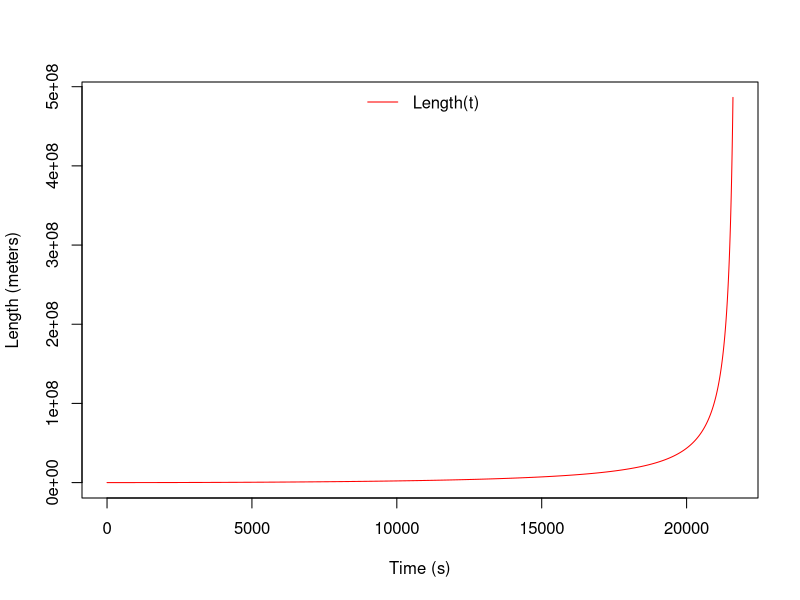
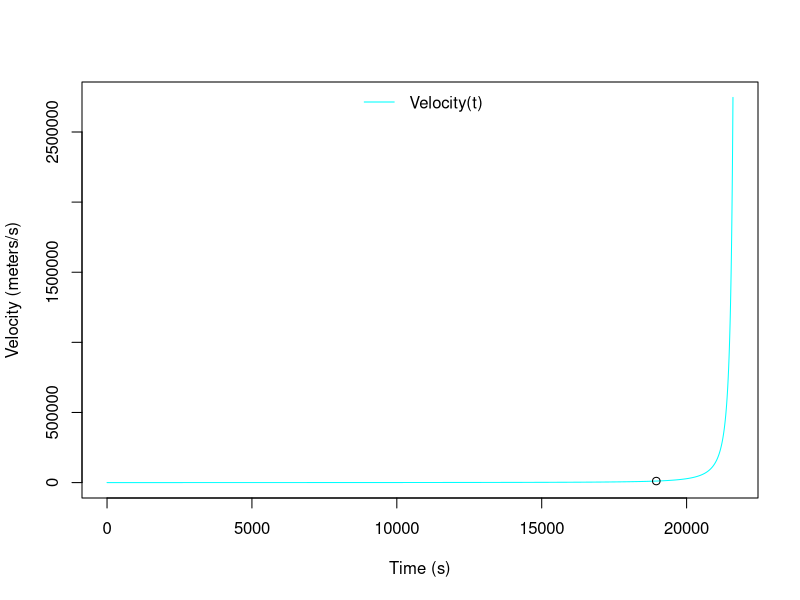
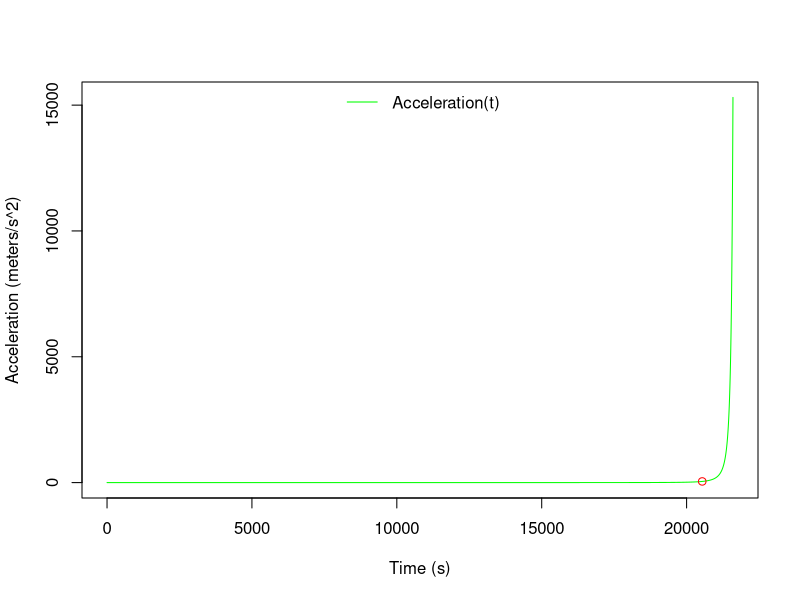
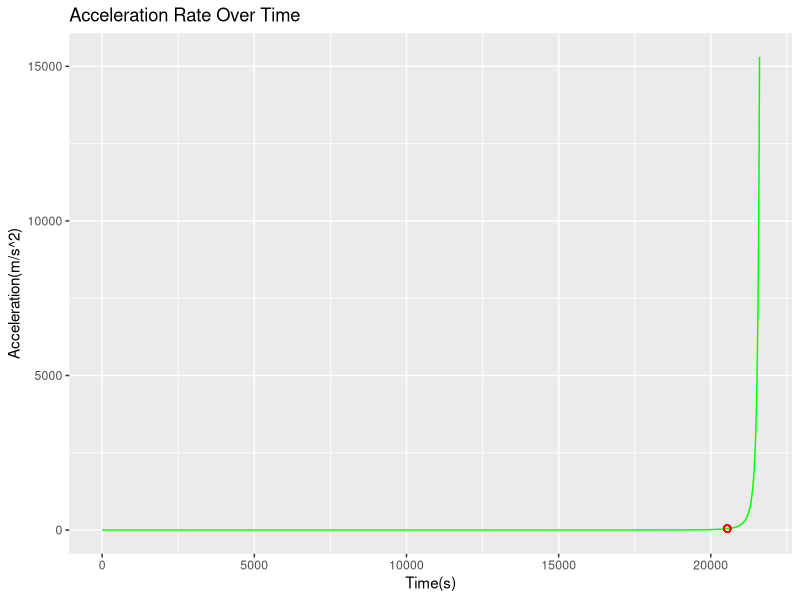

R code for these plots, in order:
## ---- chunk 1
knitr::opts_chunk$set(echo = TRUE)
library(ggplot2)
## ---- chunk 2
t = seq(0, 60*60*6, 1)
Length = 6378000*((1/cos(460/6378000*t)) - 1)

plot(t, Length, type = 'l', col = 'red', xlab="Time (s)", ylab="Length (meters)")
legend('top',c("Length(t)"), lty = c(1), col = c("red"), bty = 'n')
## ---- chunk 3
t = seq(0, 60*60*6, 1)
Velocity = 460*tan(460/6378000*t)*1/cos(460/6378000*t)

plot(t, Velocity, type = 'l', col = 'cyan', xlab="Time (s)", ylab="Velocity (meters/s)")
points(18954.04, 11000, col="black")
legend('top',c("Velocity(t)"), lty = c(1), col = c("cyan"), bty = 'n')
## ---- chunk 4
t = seq(0, 60*60*6, 1)
Accelration = 460^(2)/6378000*sin(460/6378000*t)^2*1/(cos(460/6378000*t)^3)

plot(t, Accelration, type = 'l', col = 'green', xlab="Time (s)", ylab="Acceleration (meters/s^2)")
points(20539.47, 46.2, col="red")
legend('top',c("Acceleration(t)"), lty = c(1), col = c("green"), bty = 'n')
## ---- chunk 5
# Load the ggplot2 library
library(ggplot2)
# ggplot wants a data frame in long format
# Stack the values
options(scipen=999)
t = seq(0, 60*60*6, 1)
acc = 460^(2)/6378000*sin(460/6378000*t)^2*1/(cos(460/6378000*t)^3)
values = c(acc)
# Create a variable that indicates what is being plotted
function.type = rep(c("Acceleration(t)"), each = length(t))
xval = c(t)
plot.dat = data.frame(values, xval, function.type)

ggplot(plot.dat, 
       aes(x = xval, y = values))+ geom_line(color="green")+ ggtitle("Acceleration Rate Over Time")+ xlab("Time(s)")+ ylab("Acceleration(m/s^2)")+ geom_point(shape=1, aes(x=20539.47, y=46.2), colour="red", size=2)

